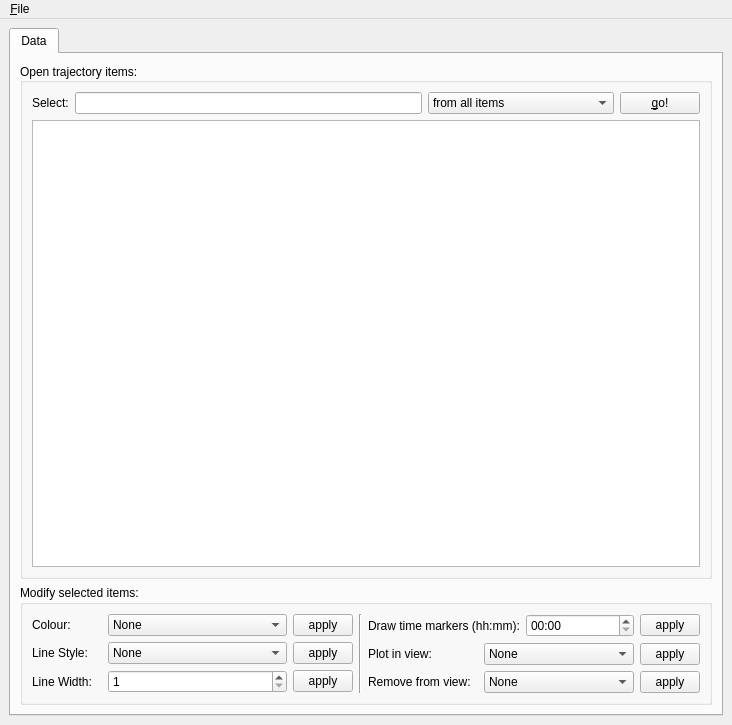
<ui version="4.0" >
 <class>TrajectoriesWindow</class>
 <widget class="QMainWindow" name="TrajectoriesWindow" >
  <property name="geometry" >
   <rect>
    <x>0</x>
    <y>0</y>
    <width>732</width>
    <height>725</height>
   </rect>
  </property>
  <property name="windowTitle" >
   <string>Trajectories - Mission Support System</string>
  </property>
  <widget class="QWidget" name="centralwidget" >
   <layout class="QVBoxLayout" name="verticalLayout" >
    <item>
     <widget class="QTabWidget" name="tabGUI" >
      <property name="enabled" >
       <bool>true</bool>
      </property>
      <property name="tabPosition" >
       <enum>QTabWidget::North</enum>
      </property>
      <property name="tabShape" >
       <enum>QTabWidget::Rounded</enum>
      </property>
      <property name="currentIndex" >
       <number>0</number>
      </property>
      <widget class="QWidget" name="tabData" >
       <attribute name="title" >
        <string>Data</string>
       </attribute>
       <layout class="QVBoxLayout" name="verticalLayout_3" >
        <item>
         <widget class="QGroupBox" name="groupBox" >
          <property name="title" >
           <string>Open trajectory items:</string>
          </property>
          <property name="alignment" >
           <set>Qt::AlignLeading|Qt::AlignLeft|Qt::AlignVCenter</set>
          </property>
          <property name="flat" >
           <bool>true</bool>
          </property>
          <property name="checkable" >
           <bool>false</bool>
          </property>
          <layout class="QVBoxLayout" name="_5" >
           <item>
            <layout class="QHBoxLayout" name="_6" >
             <item>
              <widget class="QLabel" name="label_4" >
               <property name="text" >
                <string>Select:</string>
               </property>
              </widget>
             </item>
             <item>
              <widget class="QLineEdit" name="leSelectionQuery" >
               <property name="toolTip" >
                <string>Enter selection criteria here. Available variables are %lat, %lon, %pres, 
and %meta("NAME"), where NAME has to be the name of a matatag that appears in the data. 
For example, type '%lat >= 45.' will select all elements with a start point latitude larger 
equal to 45 degrees after you click the button on the left. To select all trajectories with a 
start latitude larger than 45 degrees at flight level 320, type '%lat > 45. and %meta("flightlevel") == 320'.</string>
               </property>
              </widget>
             </item>
             <item>
              <widget class="QComboBox" name="cbSelectElements" >
               <property name="currentIndex" >
                <number>0</number>
               </property>
               <item>
                <property name="text" >
                 <string>from all items</string>
                </property>
               </item>
               <item>
                <property name="text" >
                 <string>from children of current node</string>
                </property>
               </item>
              </widget>
             </item>
             <item>
              <widget class="QPushButton" name="btSelectMapElements" >
               <property name="toolTip" >
                <string>Select all items listed below that match the criteria given on the right.</string>
               </property>
               <property name="text" >
                <string>&amp;go!</string>
               </property>
              </widget>
             </item>
            </layout>
           </item>
           <item>
            <widget class="QTreeView" name="tvVisibleElements" >
             <property name="selectionMode" >
              <enum>QAbstractItemView::ExtendedSelection</enum>
             </property>
             <property name="sortingEnabled" >
              <bool>false</bool>
             </property>
            </widget>
           </item>
          </layout>
         </widget>
        </item>
        <item>
         <widget class="QGroupBox" name="groupBox_7" >
          <property name="title" >
           <string>Modify selected items:</string>
          </property>
          <property name="flat" >
           <bool>true</bool>
          </property>
          <layout class="QHBoxLayout" name="_7" >
           <item>
            <layout class="QVBoxLayout" name="_8" >
             <item>
              <layout class="QHBoxLayout" name="_9" >
               <item>
                <widget class="QLabel" name="label" >
                 <property name="minimumSize" >
                  <size>
                   <width>60</width>
                   <height>0</height>
                  </size>
                 </property>
                 <property name="maximumSize" >
                  <size>
                   <width>70</width>
                   <height>16777215</height>
                  </size>
                 </property>
                 <property name="text" >
                  <string>Colour:</string>
                 </property>
                </widget>
               </item>
               <item>
                <widget class="QComboBox" name="cbColour" >
                 <property name="minimumSize" >
                  <size>
                   <width>80</width>
                   <height>0</height>
                  </size>
                 </property>
                 <item>
                  <property name="text" >
                   <string>None</string>
                  </property>
                 </item>
                 <item>
                  <property name="text" >
                   <string>blue</string>
                  </property>
                 </item>
                 <item>
                  <property name="text" >
                   <string>green</string>
                  </property>
                 </item>
                 <item>
                  <property name="text" >
                   <string>red</string>
                  </property>
                 </item>
                 <item>
                  <property name="text" >
                   <string>cyan</string>
                  </property>
                 </item>
                 <item>
                  <property name="text" >
                   <string>magenta</string>
                  </property>
                 </item>
                 <item>
                  <property name="text" >
                   <string>yellow</string>
                  </property>
                 </item>
                 <item>
                  <property name="text" >
                   <string>black</string>
                  </property>
                 </item>
                 <item>
                  <property name="text" >
                   <string>white</string>
                  </property>
                 </item>
                </widget>
               </item>
               <item>
                <widget class="QPushButton" name="btColour" >
                 <property name="minimumSize" >
                  <size>
                   <width>60</width>
                   <height>0</height>
                  </size>
                 </property>
                 <property name="maximumSize" >
                  <size>
                   <width>60</width>
                   <height>16777215</height>
                  </size>
                 </property>
                 <property name="toolTip" >
                  <string>Set the colour of the selected items.</string>
                 </property>
                 <property name="text" >
                  <string>apply</string>
                 </property>
                </widget>
               </item>
              </layout>
             </item>
             <item>
              <layout class="QHBoxLayout" name="_10" >
               <item>
                <widget class="QLabel" name="label_2" >
                 <property name="minimumSize" >
                  <size>
                   <width>60</width>
                   <height>0</height>
                  </size>
                 </property>
                 <property name="maximumSize" >
                  <size>
                   <width>70</width>
                   <height>16777215</height>
                  </size>
                 </property>
                 <property name="text" >
                  <string>Line Style:</string>
                 </property>
                </widget>
               </item>
               <item>
                <widget class="QComboBox" name="cbLineStyle" >
                 <property name="minimumSize" >
                  <size>
                   <width>80</width>
                   <height>0</height>
                  </size>
                 </property>
                 <item>
                  <property name="text" >
                   <string>None</string>
                  </property>
                 </item>
                 <item>
                  <property name="text" >
                   <string>-</string>
                  </property>
                 </item>
                 <item>
                  <property name="text" >
                   <string>--</string>
                  </property>
                 </item>
                 <item>
                  <property name="text" >
                   <string>-.</string>
                  </property>
                 </item>
                 <item>
                  <property name="text" >
                   <string>:</string>
                  </property>
                 </item>
                </widget>
               </item>
               <item>
                <widget class="QPushButton" name="btLineStyle" >
                 <property name="minimumSize" >
                  <size>
                   <width>60</width>
                   <height>0</height>
                  </size>
                 </property>
                 <property name="maximumSize" >
                  <size>
                   <width>60</width>
                   <height>16777215</height>
                  </size>
                 </property>
                 <property name="toolTip" >
                  <string>Set the line style of the selected items.</string>
                 </property>
                 <property name="text" >
                  <string>apply</string>
                 </property>
                </widget>
               </item>
              </layout>
             </item>
             <item>
              <layout class="QHBoxLayout" name="_11" >
               <item>
                <widget class="QLabel" name="label_3" >
                 <property name="minimumSize" >
                  <size>
                   <width>60</width>
                   <height>0</height>
                  </size>
                 </property>
                 <property name="maximumSize" >
                  <size>
                   <width>70</width>
                   <height>16777215</height>
                  </size>
                 </property>
                 <property name="text" >
                  <string>Line Width:</string>
                 </property>
                </widget>
               </item>
               <item>
                <widget class="QSpinBox" name="sbLineWidth" >
                 <property name="minimumSize" >
                  <size>
                   <width>80</width>
                   <height>0</height>
                  </size>
                 </property>
                 <property name="minimum" >
                  <number>1</number>
                 </property>
                </widget>
               </item>
               <item>
                <widget class="QPushButton" name="btLineWidth" >
                 <property name="minimumSize" >
                  <size>
                   <width>60</width>
                   <height>0</height>
                  </size>
                 </property>
                 <property name="maximumSize" >
                  <size>
                   <width>60</width>
                   <height>16777215</height>
                  </size>
                 </property>
                 <property name="toolTip" >
                  <string>Set the line width of the selected items.</string>
                 </property>
                 <property name="text" >
                  <string>apply</string>
                 </property>
                </widget>
               </item>
              </layout>
             </item>
            </layout>
           </item>
           <item>
            <widget class="Line" name="line_3" >
             <property name="orientation" >
              <enum>Qt::Vertical</enum>
             </property>
            </widget>
           </item>
           <item>
            <layout class="QVBoxLayout" name="verticalLayout_2" >
             <item>
              <layout class="QHBoxLayout" name="_13" >
               <item>
                <widget class="QLabel" name="label_5" >
                 <property name="text" >
                  <string>Draw time markers (hh:mm):</string>
                 </property>
                </widget>
               </item>
               <item>
                <widget class="QTimeEdit" name="teTimeMarker" >
                 <property name="displayFormat" >
                  <string>hh:mm</string>
                 </property>
                </widget>
               </item>
               <item>
                <widget class="QPushButton" name="btTimeMarker" >
                 <property name="minimumSize" >
                  <size>
                   <width>60</width>
                   <height>0</height>
                  </size>
                 </property>
                 <property name="maximumSize" >
                  <size>
                   <width>60</width>
                   <height>16777215</height>
                  </size>
                 </property>
                 <property name="toolTip" >
                  <string>Draw time markers along the trajectories. These will be dots with the spacing given on the right (hh:mm).</string>
                 </property>
                 <property name="text" >
                  <string>apply</string>
                 </property>
                </widget>
               </item>
              </layout>
             </item>
             <item>
              <layout class="QHBoxLayout" name="horizontalLayout" >
               <item>
                <widget class="QLabel" name="label_6" >
                 <property name="minimumSize" >
                  <size>
                   <width>110</width>
                   <height>0</height>
                  </size>
                 </property>
                 <property name="maximumSize" >
                  <size>
                   <width>110</width>
                   <height>16777215</height>
                  </size>
                 </property>
                 <property name="text" >
                  <string>Plot in view:</string>
                 </property>
                </widget>
               </item>
               <item>
                <widget class="QComboBox" name="cbPlotInView" >
                 <property name="minimumSize" >
                  <size>
                   <width>150</width>
                   <height>0</height>
                  </size>
                 </property>
                 <item>
                  <property name="text" >
                   <string>None</string>
                  </property>
                 </item>
                </widget>
               </item>
               <item>
                <widget class="QPushButton" name="btPlotInView" >
                 <property name="minimumSize" >
                  <size>
                   <width>60</width>
                   <height>0</height>
                  </size>
                 </property>
                 <property name="maximumSize" >
                  <size>
                   <width>60</width>
                   <height>16777215</height>
                  </size>
                 </property>
                 <property name="text" >
                  <string>apply</string>
                 </property>
                </widget>
               </item>
              </layout>
             </item>
             <item>
              <layout class="QHBoxLayout" name="horizontalLayout_2" >
               <item>
                <widget class="QLabel" name="label_7" >
                 <property name="minimumSize" >
                  <size>
                   <width>110</width>
                   <height>0</height>
                  </size>
                 </property>
                 <property name="maximumSize" >
                  <size>
                   <width>110</width>
                   <height>16777215</height>
                  </size>
                 </property>
                 <property name="text" >
                  <string>Remove from view:</string>
                 </property>
                </widget>
               </item>
               <item>
                <widget class="QComboBox" name="cbRemoveFromView" >
                 <property name="minimumSize" >
                  <size>
                   <width>150</width>
                   <height>0</height>
                  </size>
                 </property>
                 <item>
                  <property name="text" >
                   <string>None</string>
                  </property>
                 </item>
                </widget>
               </item>
               <item>
                <widget class="QPushButton" name="btRemoveFromView" >
                 <property name="minimumSize" >
                  <size>
                   <width>60</width>
                   <height>0</height>
                  </size>
                 </property>
                 <property name="maximumSize" >
                  <size>
                   <width>60</width>
                   <height>16777215</height>
                  </size>
                 </property>
                 <property name="text" >
                  <string>apply</string>
                 </property>
                </widget>
               </item>
              </layout>
             </item>
            </layout>
           </item>
          </layout>
         </widget>
        </item>
       </layout>
      </widget>
     </widget>
    </item>
   </layout>
  </widget>
  <widget class="QMenuBar" name="menubar" >
   <property name="geometry" >
    <rect>
     <x>0</x>
     <y>0</y>
     <width>732</width>
     <height>26</height>
    </rect>
   </property>
   <widget class="QMenu" name="menu_File" >
    <property name="title" >
     <string>&amp;File</string>
    </property>
    <addaction name="actionOpenTrajectories" />
    <addaction name="actionOpenFlightTrack" />
    <addaction name="separator" />
    <addaction name="action_Quit" />
   </widget>
   <addaction name="menu_File" />
  </widget>
  <action name="actionOpenTrajectories" >
   <property name="text" >
    <string>&amp;Open Trajectories...</string>
   </property>
   <property name="shortcut" >
    <string>Ctrl+O</string>
   </property>
  </action>
  <action name="actionOpenFlightTrack" >
   <property name="text" >
    <string>Open &amp;Flight Track...</string>
   </property>
   <property name="shortcut" >
    <string>Ctrl+F</string>
   </property>
  </action>
  <action name="action_Quit" >
   <property name="text" >
    <string>&amp;Exit</string>
   </property>
   <property name="shortcut" >
    <string>Ctrl+X</string>
   </property>
  </action>
  <action name="actionCloseElement" >
   <property name="text" >
    <string>&amp;Close Element...</string>
   </property>
  </action>
 </widget>
 <resources/>
 <connections>
  <connection>
   <sender>action_Quit</sender>
   <signal>triggered()</signal>
   <receiver>TrajectoriesWindow</receiver>
   <slot>close()</slot>
   <hints>
    <hint type="sourcelabel" >
     <x>-1</x>
     <y>-1</y>
    </hint>
    <hint type="destinationlabel" >
     <x>363</x>
     <y>391</y>
    </hint>
   </hints>
  </connection>
 </connections>
</ui>
